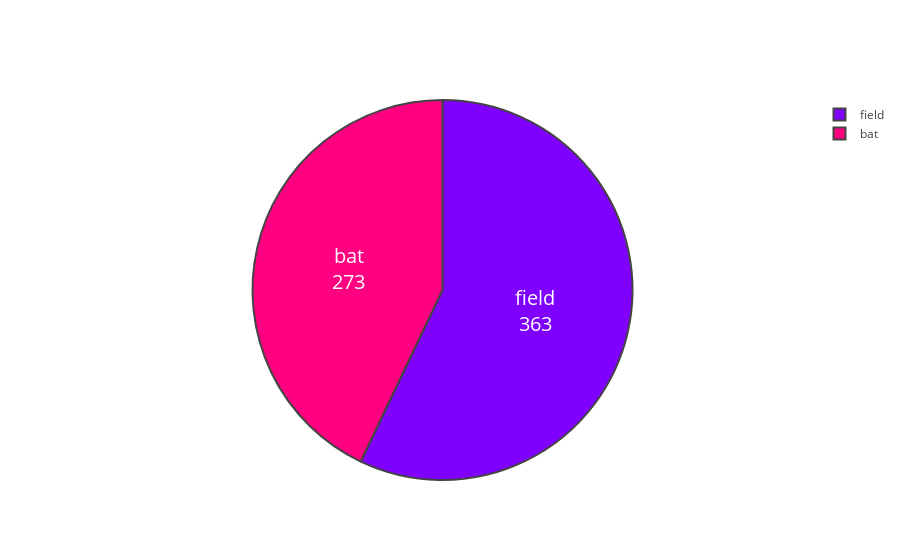

This figure's notebook cell:
### Markdown cell above
# Toss Winner decision

### Code cell
#### What most of the toss winners are choosing the decision to feild or the bat.
#### Lets put a pie chart for the feild and bat decision.

toss_decision=pa.DataFrame((match_data['toss_decision'].value_counts()).reset_index())
toss_decision.columns=['decision','count']
#### appending the percentage for bat and feild.
toss_decision['percentage']=np.round(toss_decision['count']/sum(toss_decision['count'])*100,2)
toss_decision['percentage']=toss_decision['percentage'].apply(str)+"%"

from plotly.graph_objs import Pie

colors=['rgb(128, 0, 255)','rgb(255, 0, 128)']

decision = Pie(labels=toss_decision['decision'],
             values=toss_decision['count'],
             textinfo="label+value",
             marker=dict(colors=colors,
                         line = dict(width=2)),
             textfont=dict(size=20)
            )


plotly.offline.iplot({
    "data":[decision]
})

### Figure 1 — Plotly figure (JSON) as saved in the notebook; plotly's stock layout.template omitted (floating-point values rounded to 4 significant figures)
{"data": [{"labels": ["field", "bat"], "marker": {"colors": ["rgb(128, 0, 255)", "rgb(255, 0, 128)"], "line": {"width": 2}}, "textfont": {"size": 20}, "textinfo": "label+value", "type": "pie", "values": [363, 273]}], "layout": {}}
